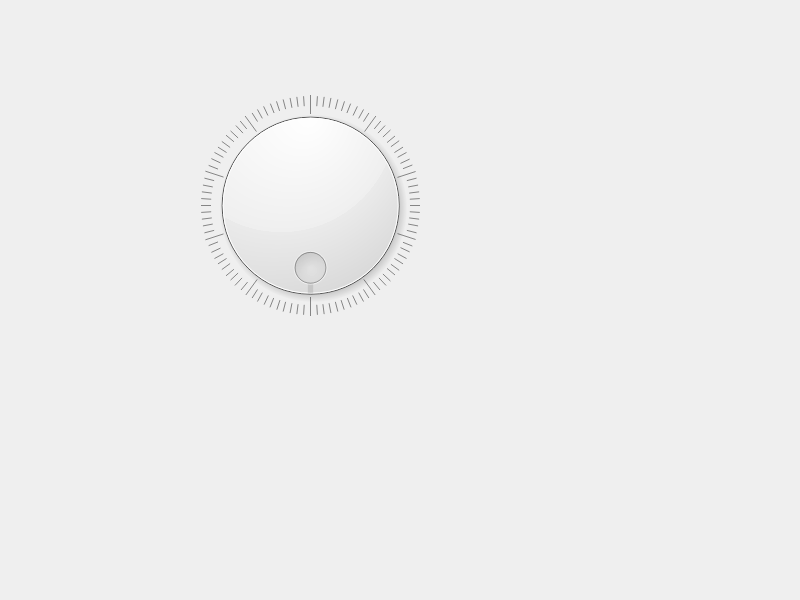
<?xml version="1.0" encoding="UTF-8"?>
<ui version="4.0">
 <class>Widget</class>
 <widget class="QWidget" name="Widget">
  <property name="geometry">
   <rect>
    <x>0</x>
    <y>0</y>
    <width>800</width>
    <height>600</height>
   </rect>
  </property>
  <property name="windowTitle">
   <string>Widget</string>
  </property>
  <widget class="QDial" name="dial">
   <property name="geometry">
    <rect>
     <x>200</x>
     <y>90</y>
     <width>221</width>
     <height>231</height>
    </rect>
   </property>
   <property name="maximum">
    <number>100</number>
   </property>
   <property name="value">
    <number>100</number>
   </property>
   <property name="wrapping">
    <bool>true</bool>
   </property>
   <property name="notchesVisible">
    <bool>true</bool>
   </property>
  </widget>
 </widget>
 <resources/>
 <connections/>
</ui>
